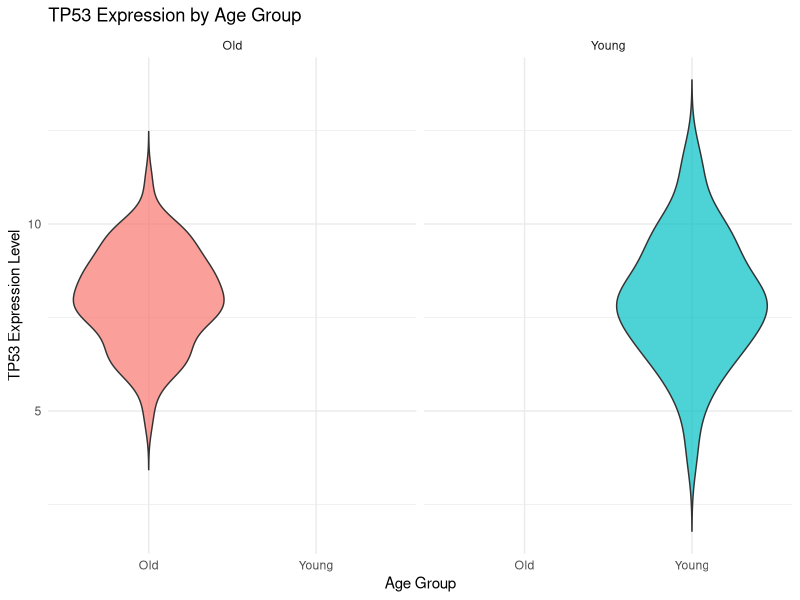
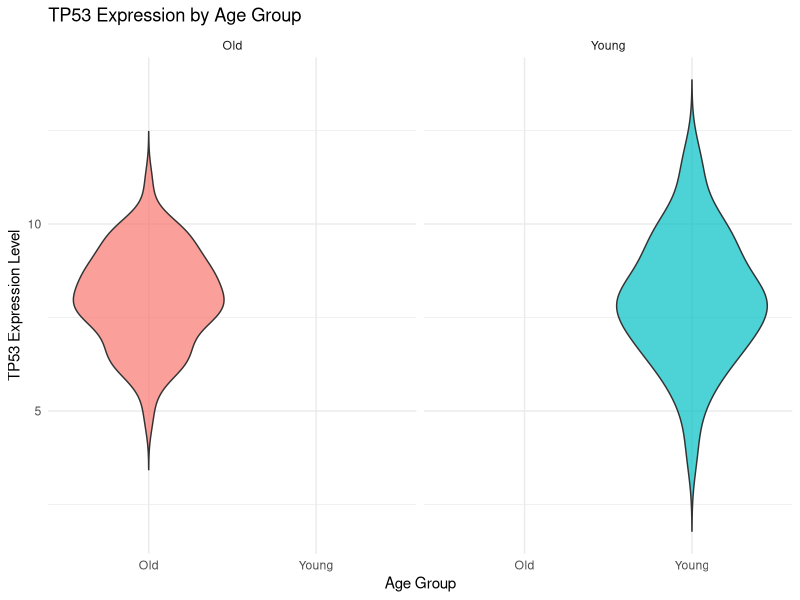

Generate these figures, in order, with R:
library(tidyverse)
library(ggrepel)

# Load the data
data <- read.csv("bio_complex_data.csv")

# Create the age_group column
data <- data %>%
  mutate(age_group = ifelse(age < 50, "Young", "Old"))

# Create the violin plot for TP53 expression faceted by age group
final_plot <- ggplot(data, aes(x = age_group, y = TP53_expr, fill = age_group)) +
  geom_violin(trim = FALSE, alpha = 0.7) +
  facet_wrap(~ age_group, ncol = 2) +
  labs(
    title = "TP53 Expression by Age Group",
    x = "Age Group",
    y = "TP53 Expression Level"
  ) +
  theme_minimal() +
  theme(legend.position = "none")

# Save the plot in PNG and PDF formats
ggsave("__OUTPUT_PNG_FILE__", plot = final_plot, width = 8, height = 6, dpi = 300)
ggsave("__OUTPUT_PDF_FILE__", plot = final_plot, width = 8, height = 6)